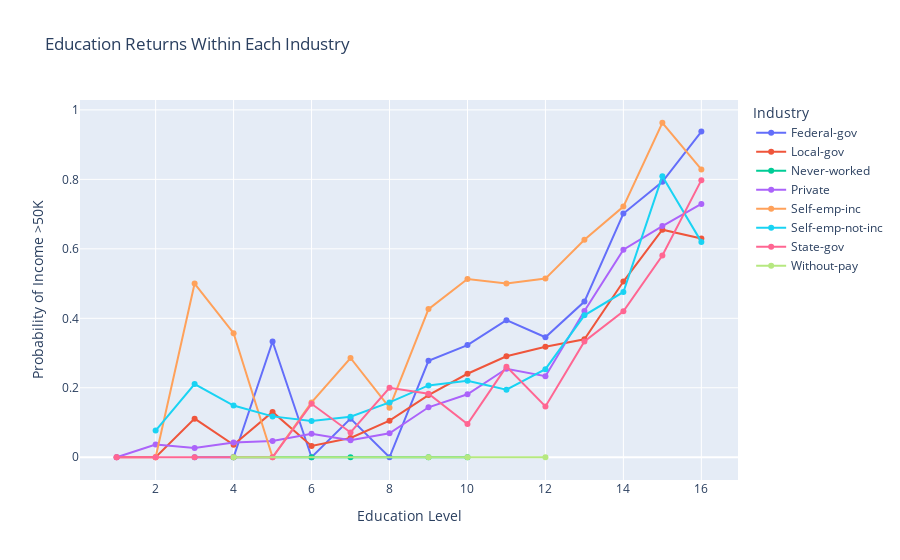

Notebook code cell kept with this figure:
### Code cell
fig2 = px.line(
    edu_industry,
    x=edu_col,
    y="high_income_rate",
    color=industry_col,
    markers=True,
    title="Education Returns Within Each Industry",
    labels={edu_col: "Education Level", "high_income_rate": "Probability of Income >50K"}
)

fig2.update_layout(legend_title_text="Industry")
fig2.show()

### Figure 1 — Plotly figure (JSON) as saved in the notebook; plotly's stock layout.template omitted (floating-point values rounded to 4 significant figures)
{"data": [{"hovertemplate": "workclass=Federal-gov<br>Education Level=%{x}<br>Probability of Income >50K=%{y}<extra></extra>", "legendgroup": "Federal-gov", "line": {"color": "#636efa", "dash": "solid"}, "marker": {"symbol": "circle"}, "mode": "lines+markers", "name": "Federal-gov", "orientation": "v", "showlegend": true, "type": "scatter", "x": [3, 4, 5, 6, 7, 8, 9, 10, 11, 12, 13, 14, 15, 16], "xaxis": "x", "y": [0, 0, 0.3333, 0, 0.1111, 0, 0.2776, 0.3228, 0.3947, 0.3455, 0.4481, 0.7015, 0.7931, 0.9375], "yaxis": "y"}, {"hovertemplate": "workclass=Local-gov<br>Education Level=%{x}<br>Probability of Income >50K=%{y}<extra></extra>", "legendgroup": "Local-gov", "line": {"color": "#EF553B", "dash": "solid"}, "marker": {"symbol": "circle"}, "mode": "lines+markers", "name": "Local-gov", "orientation": "v", "showlegend": true, "type": "scatter", "x": [1, 2, 3, 4, 5, 6, 7, 8, 9, 10, 11, 12, 13, 14, 15, 16], "xaxis": "x", "y": [0, 0, 0.1111, 0.03571, 0.1304, 0.03226, 0.05556, 0.1053, 0.1789, 0.2403, 0.2907, 0.3182, 0.3396, 0.5058, 0.6552, 0.6296], "yaxis": "y"}, {"hovertemplate": "workclass=Never-worked<br>Education Level=%{x}<br>Probability of Income >50K=%{y}<extra></extra>", "legendgroup": "Never-worked", "line": {"color": "#00cc96", "dash": "solid"}, "marker": {"symbol": "circle"}, "mode": "lines+markers", "name": "Never-worked", "orientation": "v", "showlegend": true, "type": "scatter", "x": [4, 6, 7, 9, 10], "xaxis": "x", "y": [0, 0, 0, 0, 0], "yaxis": "y"}, {"hovertemplate": "workclass=Private<br>Education Level=%{x}<br>Probability of Income >50K=%{y}<extra></extra>", "legendgroup": "Private", "line": {"color": "#ab63fa", "dash": "solid"}, "marker": {"symbol": "circle"}, "mode": "lines+markers", "name": "Private", "orientation": "v", "showlegend": true, "type": "scatter", "x": [1, 2, 3, 4, 5, 6, 7, 8, 9, 10, 11, 12, 13, 14, 15, 16], "xaxis": "x", "y": [0, 0.03676, 0.02632, 0.04245, 0.04651, 0.06763, 0.04875, 0.06907, 0.1438, 0.1812, 0.2547, 0.2332, 0.421, 0.5973, 0.6654, 0.7293], "yaxis": "y"}, {"hovertemplate": "workclass=Self-emp-inc<br>Education Level=%{x}<br>Probability of Income >50K=%{y}<extra></extra>", "legendgroup": "Self-emp-inc", "line": {"color": "#FFA15A", "dash": "solid"}, "marker": {"symbol": "circle"}, "mode": "lines+markers", "name": "Self-emp-inc", "orientation": "v", "showlegend": true, "type": "scatter", "x": [2, 3, 4, 5, 6, 7, 8, 9, 10, 11, 12, 13, 14, 15, 16], "xaxis": "x", "y": [0, 0.5, 0.3571, 0, 0.1579, 0.2857, 0.1429, 0.4265, 0.5133, 0.5, 0.5143, 0.6264, 0.7215, 0.963, 0.8286], "yaxis": "y"}, {"hovertemplate": "workclass=Self-emp-not-inc<br>Education Level=%{x}<br>Probability of Income >50K=%{y}<extra></extra>", "legendgroup": "Self-emp-not-inc", "line": {"color": "#19d3f3", "dash": "solid"}, "marker": {"symbol": "circle"}, "mode": "lines+markers", "name": "Self-emp-not-inc", "orientation": "v", "showlegend": true, "type": "scatter", "x": [2, 3, 4, 5, 6, 7, 8, 9, 10, 11, 12, 13, 14, 15, 16], "xaxis": "x", "y": [0.07692, 0.2105, 0.1489, 0.1176, 0.1045, 0.1167, 0.1579, 0.2067, 0.2202, 0.1944, 0.2535, 0.4085, 0.4758, 0.8092, 0.62], "yaxis": "y"}, {"hovertemplate": "workclass=State-gov<br>Education Level=%{x}<br>Probability of Income >50K=%{y}<extra></extra>", "legendgroup": "State-gov", "line": {"color": "#FF6692", "dash": "solid"}, "marker": {"symbol": "circle"}, "mode": "lines+markers", "name": "State-gov", "orientation": "v", "showlegend": true, "type": "scatter", "x": [1, 2, 3, 4, 5, 6, 7, 8, 9, 10, 11, 12, 13, 14, 15, 16], "xaxis": "x", "y": [0, 0, 0, 0, 0, 0.1538, 0.07143, 0.2, 0.1828, 0.09538, 0.2609, 0.1463, 0.3333, 0.4201, 0.5806, 0.7978], "yaxis": "y"}, {"hovertemplate": "workclass=Without-pay<br>Education Level=%{x}<br>Probability of Income >50K=%{y}<extra></extra>", "legendgroup": "Without-pay", "line": {"color": "#B6E880", "dash": "solid"}, "marker": {"symbol": "circle"}, "mode": "lines+markers", "name": "Without-pay", "orientation": "v", "showlegend": true, "type": "scatter", "x": [4, 9, 10, 12], "xaxis": "x", "y": [0, 0, 0, 0], "yaxis": "y"}], "layout": {"legend": {"title": {"text": "Industry"}, "tracegroupgap": 0}, "title": {"text": "Education Returns Within Each Industry"}, "xaxis": {"anchor": "y", "domain": [0, 1], "title": {"text": "Education Level"}}, "yaxis": {"anchor": "x", "domain": [0, 1], "title": {"text": "Probability of Income >50K"}}}}
